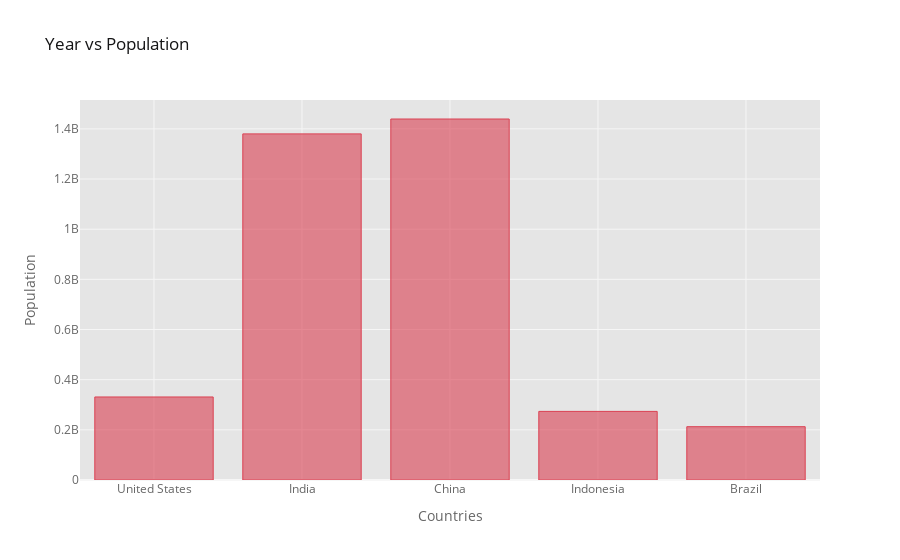

Here is the notebook cell this chart was saved with:
### Markdown cell above
## 2. Gráfica de barras

### Code cell
#Población de los 5 paises en el año 2022, recordamos que el index es el año
df_population_2020=df_population[df_population.index.isin([2020])]
df_population_2020=df_population_2020.T
df_population_2020.iplot(
    kind='bar',xTitle='Countries',yTitle='Population',title='Year vs Population',color='red'
    )

### Figure 1 — Plotly figure (JSON) as saved in the notebook; plotly's stock layout.template omitted (floating-point values rounded to 4 significant figures)
{"data": [{"marker": {"color": "rgba(219, 64, 82, 0.6)", "line": {"color": "rgba(219, 64, 82, 1.0)", "width": 1}}, "name": "2020.0", "orientation": "v", "text": "", "type": "bar", "x": ["United States", "India", "China", "Indonesia", "Brazil"], "y": [331002651, 1380004385, 1439323776, 273523615, 212559417]}], "layout": {"legend": {"bgcolor": "#FFFFFF", "font": {"color": "#666666"}}, "paper_bgcolor": "#FFFFFF", "plot_bgcolor": "#E5E5E5", "title": {"font": {"color": "#151516"}, "text": "Year vs Population"}, "xaxis": {"gridcolor": "#F6F6F6", "showgrid": true, "tickfont": {"color": "#666666"}, "title": {"font": {"color": "#666666"}, "text": "Countries"}, "zerolinecolor": "#F6F6F6"}, "yaxis": {"gridcolor": "#F6F6F6", "showgrid": true, "tickfont": {"color": "#666666"}, "title": {"font": {"color": "#666666"}, "text": "Population"}, "zerolinecolor": "#F6F6F6"}}}
